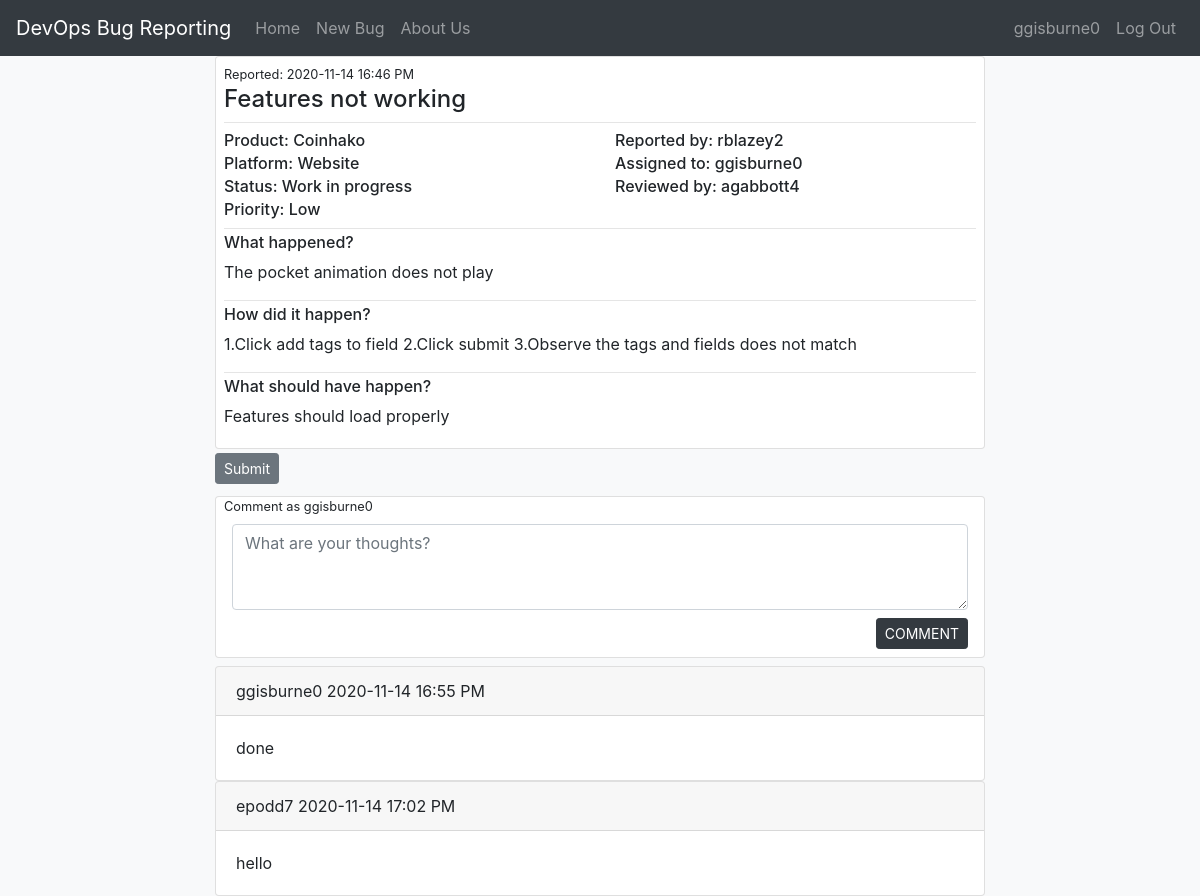
/bug/1 (signed in), run on the app's committed database.
### devops/models.py (models this page shows, shortened)
class User(db.Model, UserMixin):
    id = db.Column(db.Integer, primary_key=True)
    username = db.Column(db.String(20), unique=True, nullable=False)
    email = db.Column(db.String(120), unique=True, nullable=False)
    password = db.Column(db.String(60), nullable=False)
    role = db.Column(db.String(20), nullable=False)
    bugs = db.relationship('Bug', primaryjoin="User.id==Bug.user_id", backref="author")
    assigned_to = db.relationship('Bug', primaryjoin="User.id==Bug.developer_id", backref="assigned_to")
    reviewed_by = db.relationship('Bug', primaryjoin="User.id==Bug.reviewer_id", backref="reviewed_by")

class Bug(db.Model):
    id = db.Column(db.Integer, primary_key=True)
    summary = db.Column(db.String(200), nullable=False)
    date_posted = db.Column(db.DateTime, nullable=False, default=local_time(datetime.utcnow()))
    product = db.Column(db.String(50), nullable=False)
    platform = db.Column(db.String(50), nullable=False)
    whatHappen = db.Column(db.Text, nullable=False)
    howHappen = db.Column(db.Text, nullable=False)
    shouldHappen = db.Column(db.Text, nullable=False)
    status = db.Column(db.String(20), nullable=False)
    priority = db.Column(db.String(10), nullable=False)
    user_id = db.Column(db.Integer, db.ForeignKey('user.id'), nullable=False)
    developer_id = db.Column(db.Integer, db.ForeignKey('user.id'), nullable=True)
    reviewer_id = db.Column(db.Integer, db.ForeignKey('user.id'), nullable=True)
    user = db.relationship("User", foreign_keys=[user_id])
    developer = db.relationship("User", foreign_keys=[developer_id])
    reviewer = db.relationship("User", foreign_keys=[reviewer_id])
    comments = db.relationship('Comment', primaryjoin="Bug.id==Comment.bug_id", backref="Comment")

class Comment(db.Model):
    id = db.Column(db.Integer, primary_key=True)
    comment = db.Column(db.Text, nullable=False)
    bug_id = db.Column(db.Integer, db.ForeignKey('bug.id'), nullable=False)
    username = db.Column(db.String(20), nullable=False)
    date_posted = db.Column(db.DateTime, nullable=False, default=local_time(datetime.utcnow()))
    bug = db.relationship("Bug", foreign_keys=[bug_id])

### devops/routes.py (the view)
@app.route("/bug/<int:bug_id>")
@login_required
def bug(bug_id):
    bug = Bug.query.get_or_404(bug_id)
    comments = Comment.query.filter_by(bug_id=bug_id).all()
    return render_template('content/bug.html', title=bug.summary, bug=bug, comments=comments)

### devops/models.py (called while the page is built)
@login_manager.user_loader
def load_user(user_id):
   return User.query.get(int(user_id))

### devops/templates/content/bug.html (shortened to what this page needs)
{% extends "layout.html" %}
{% block content %}
<body class="bg-light">
    <div class="col-md-8 mx-auto">
      <div class="card">
        <div class="mx-2 my-1">
          <small>Reported: {{ bug.date_posted.strftime('%Y-%m-%d %H:%M %p') }}</small>
          <h4>{{ bug.summary }}</h4>
          <hr class="mx-0 my-1"></hr>
          <div class="row">
            <div class="col-md-6">
              <div><h6 class="mx-0 my-1">Product: {{ bug.product }}</h6></div>
              <div><h6 class="mx-0 my-1">Platform: {{ bug.platform }}</h6></div>
              <div><h6 class="mx-0 my-1">Status: {{ bug.status }}</h6></div>
              <div><h6 class="mx-0 my-1">Priority: {{ bug.priority }}</h6></div>
            </div>
            <div class="col-md-6">
              <div><h6 class="mx-0 my-1">Reported by: {{ bug.author.username }}</h6></div>
              <div><h6 class="mx-0 my-1">Assigned to: {{ bug.assigned_to.username }}</h6></div>
              <div><h6 class="mx-0 my-1">Reviewed by: {{ bug.reviewed_by.username }}</h6></div>
            </div>
          </div>
          <hr class="mx-0 my-1"></hr>
          <h6>What happened?</h6>
          <p> {{  bug.whatHappen }} </p>
          <hr class="mx-0 my-1"></hr>
          <h6>How did it happen?</h6>
          <p> {{  bug.howHappen }} </p>
          <hr class="mx-0 my-1"></hr>
          <h6>What should have happen?</h6>
          <p> {{  bug.shouldHappen }} </p>
        </div>
      </div>
      <div>
        {% if current_user.role == 'Developer' %}
          {% if bug.developer_id == current_user.id %}
            {% if bug.status == 'Work in progress' %}
              <form action="{{ url_for('submit_to_reviewer', bug_id=bug.id) }}" method="POST">
                <input class="btn btn-secondary btn-sm mt-1 mb-1" type="submit" value="Submit">
              </form>
            {% endif %}
          {% endif %}
        {% elif current_user.role == 'Triager' %}
        <a class="btn btn-secondary btn-sm mt-1 mb-1" href="{{ url_for('update_bug', bug_id=bug.id) }}">Update</a>
        {% endif %}
      </div>
      <div class="card my-2">
        <small class="mx-2">Comment as {{ current_user.username }}</small>
        <div class="mx-2 my-1">
          <form action="{{ url_for('post_comment', bug_id=bug.id) }}" method="POST">
            <div class="form-group mx-2 my-1">
              <textarea class="form-control" name="comment" id="comment" placeholder="What are your thoughts?" rows="3"></textarea>
            </div>
            <div class="pull-right mr-2 my-1">
              <input class="btn btn-dark btn-sm" type="submit" value="COMMENT">
            </div>
          </form>
        </div>
      </div>
      {% for comment in comments %}
      <div class="card">
        <div class="card-header">
          {{ comment.username }}
          {{ comment.date_posted.strftime('%Y-%m-%d %H:%M %p') }}
        </div>
        <div class="card-body">
          {{ comment.comment }}
        </div>
      </div>
      {% endfor %}
    </div>
</body>
{% endblock content %}

### devops/templates/layout.html (shortened to what this page needs)
<!DOCTYPE html>
<html>
<head>
    <link rel="stylesheet" type="text/css" href="{{ url_for('static', filename='css/bootstrap.min.css') }}">
    <link rel="stylesheet" href="https://cdnjs.cloudflare.com/ajax/libs/font-awesome/4.7.0/css/font-awesome.min.css">
    <link rel="stylesheet" href="https://cdn.datatables.net/1.10.22/js/dataTables.bootstrap4.min.js">
    <link rel="stylesheet" href="https://cdn.datatables.net/1.10.22/css/dataTables.bootstrap4.min.css">
</head>
<body>
  <header class="site-header">
    <nav class="navbar navbar-expand-md navbar-dark bg-dark">
        <a class="navbar-brand" href="/">DevOps Bug Reporting</a>
        <div class="collapse navbar-collapse" id="navbarsExample02">
          <div class="navbar-nav mr-auto">
            <a class="nav-item nav-link" href="{{ url_for('home') }}">Home</a>
            <a class="nav-item nav-link" href="{{ url_for('newbug') }}">New Bug</a>
            <a class="nav-item nav-link" href="{{ url_for('aboutus') }}">About Us</a>
          </div>
          <div class="navbar-nav">
            {% if current_user.is_authenticated %}
            <a class="nav-item nav-link" href="#">{{ current_user.username }}</a>
            <a class="nav-item nav-link" href="{{ url_for('logout') }}">Log Out</a>
            {% else %}
            <a class="nav-item nav-link" href="{{ url_for('register') }}">Register</a>
            <a class="nav-item nav-link" href="{{ url_for('login') }}">Log In</a>
            {% endif %}
          </div>
        </div>
    </nav>
  </header>
  <main role="main">
    {% block content %}{% endblock %}
  </main>
</body>
</html>

### data on the page
User: username "ggisburne0", assigned_to.username "ggisburne0"
Bug: date_posted "2020-11-14 16:46 PM", summary "Features not working", product "Coinhako", platform "Website", status "Work in progress", priority "Low", whatHappen "The pocket animation does not play", howHappen "1.Click add tags to field 2.Click submit 3.Observe the tags and fields does not match", shouldHappen "Features should load properly"
User: author.username "rblazey2"
User: reviewed_by.username "agabbott4"
Comment: username "ggisburne0", date_posted "2020-11-14 16:55 PM", comment "done"
Comment: username "epodd7", date_posted "2020-11-14 17:02 PM", comment "hello"
